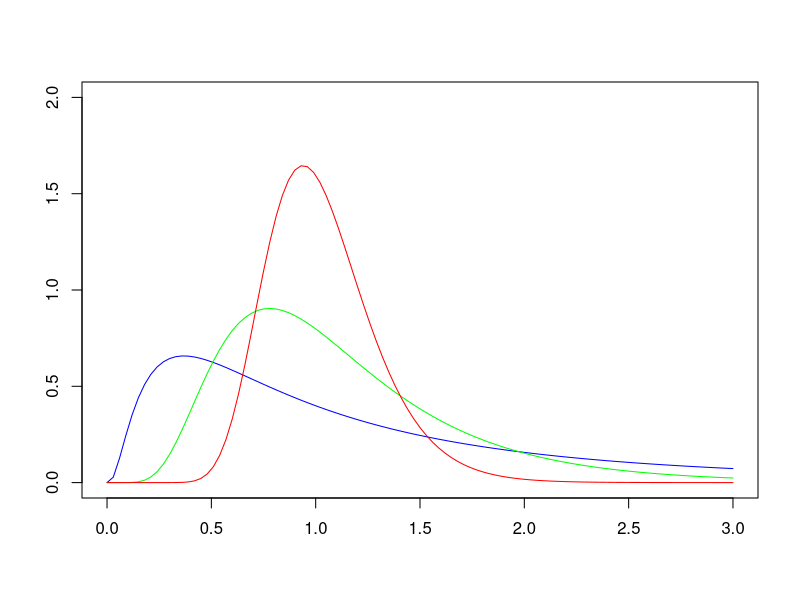
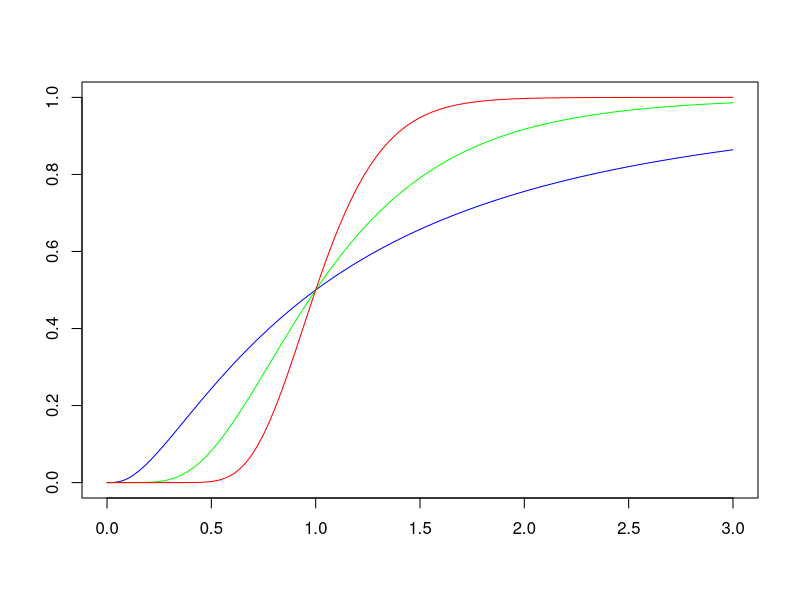
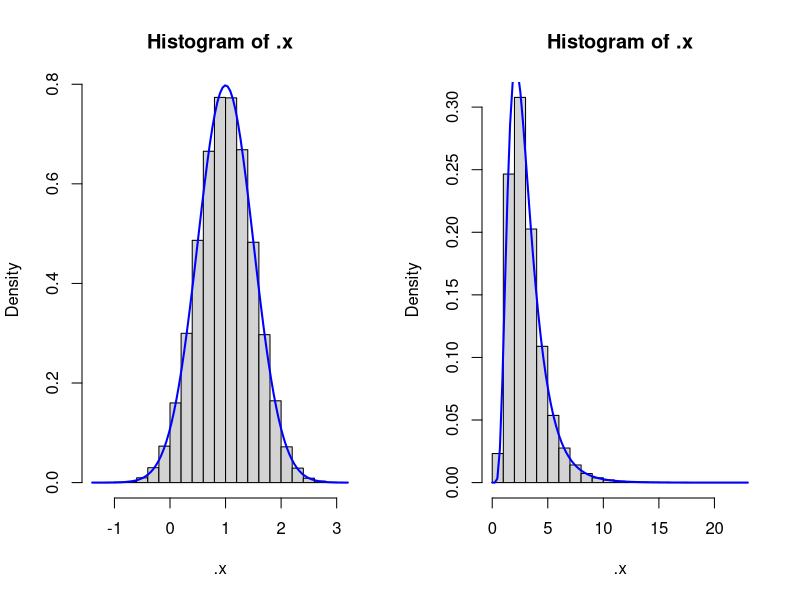
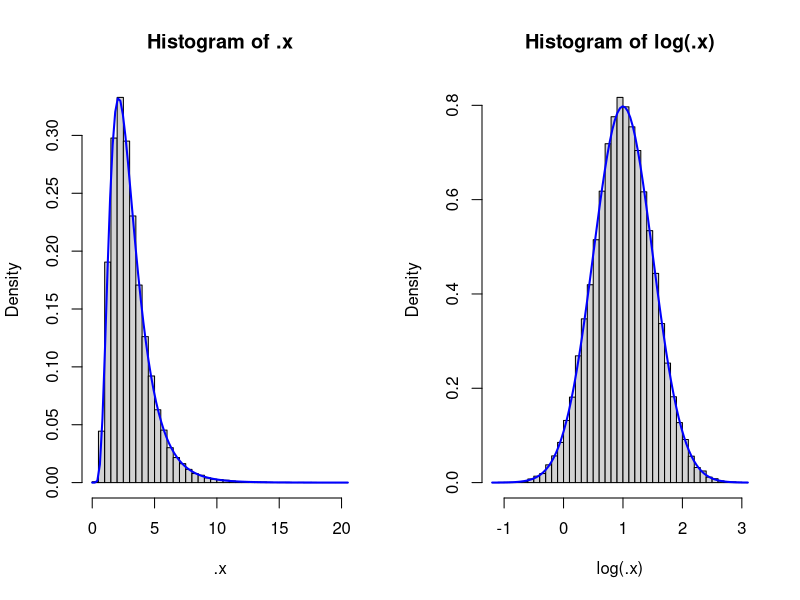
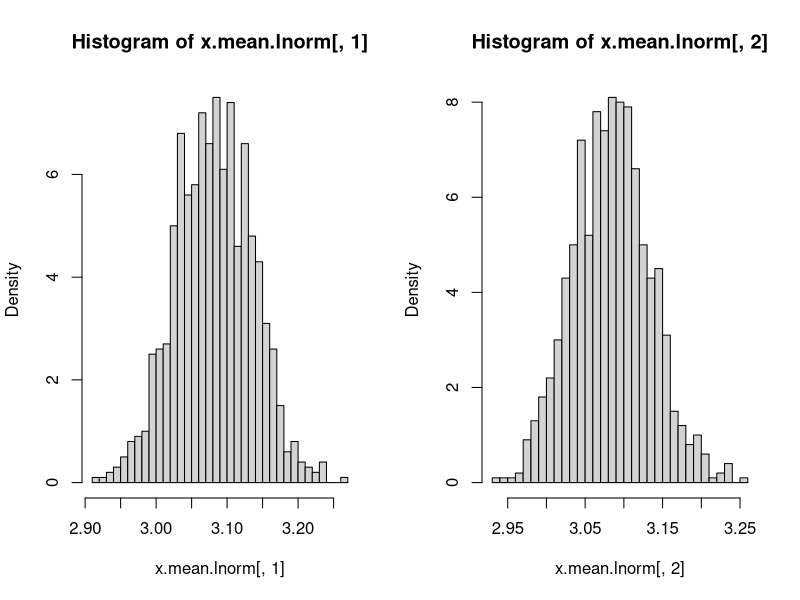
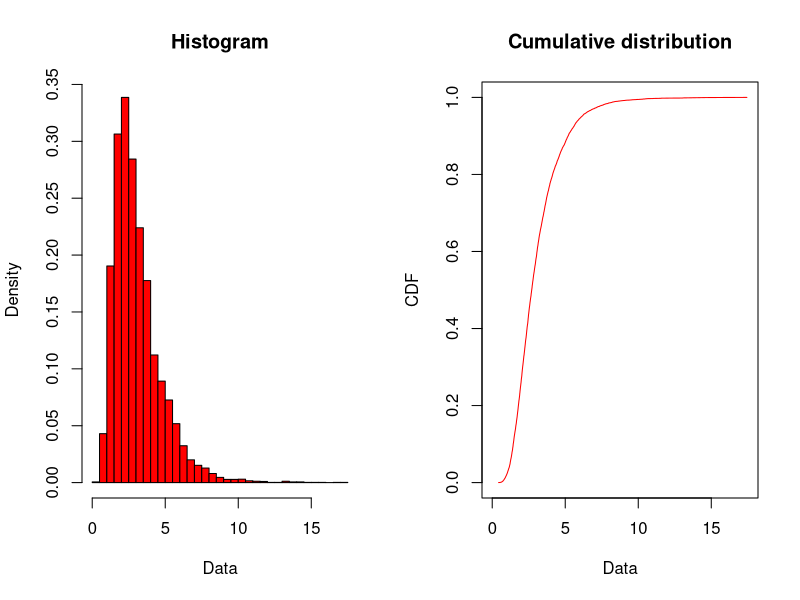
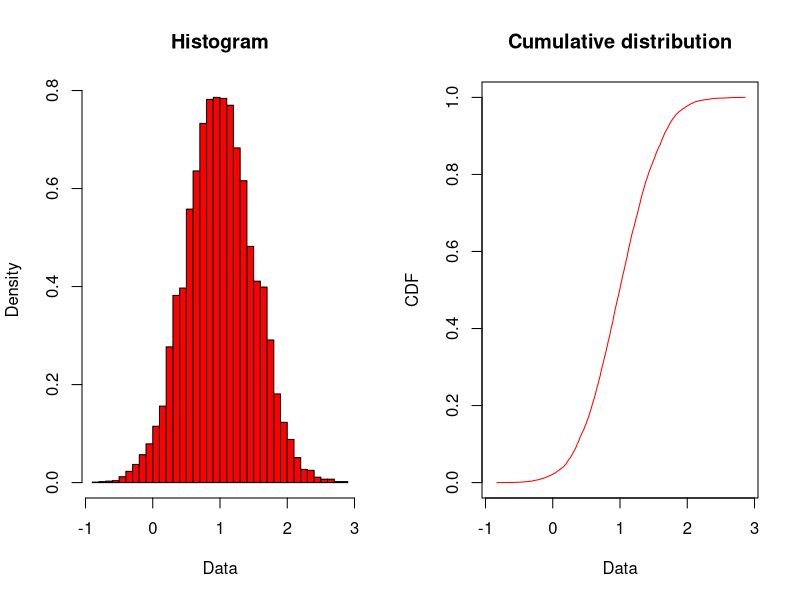
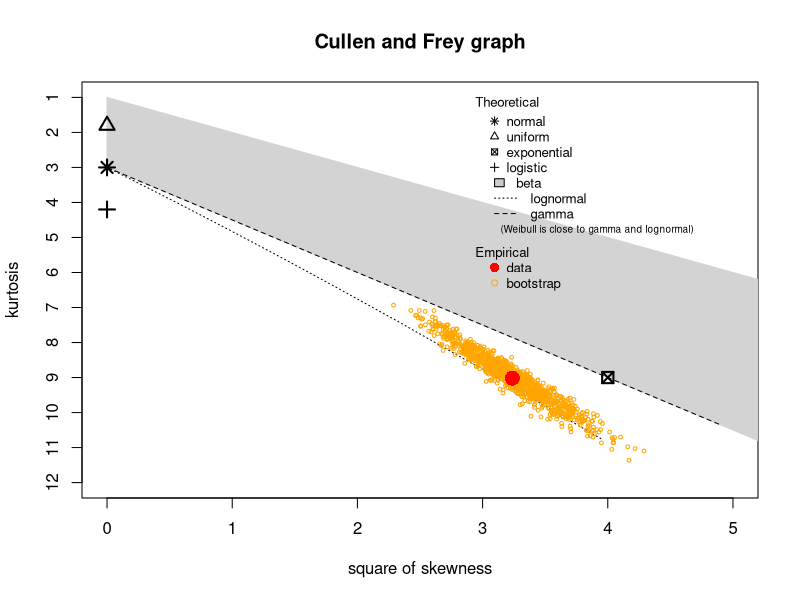

Reproduce these figures in R, in order.
##################################################
# LOG-NORMAL DISTRIBUTION
##################################################

##################################################
# Plot probability density function
dev.new()
plot(x=c(0,3), y=c(0,2), xlab="", ylab="", type="n")
curve(dlnorm(x=x, meanlog=0, sdlog=1), col="blue", add=T)
curve(dlnorm(x=x, meanlog=0, sdlog=1/2), col="green", add=T)
curve(dlnorm(x=x, meanlog=0, sdlog=1/4), col="red", add=T)

# Plot cumulative density function
dev.new()
plot(x=c(0,3), y=c(0,1), xlab="", ylab="", type="n")
curve(plnorm(q=x, meanlog=0, sdlog=1), col="blue", add=T)
curve(plnorm(q=x, meanlog=0, sdlog=1/2), col="green", add=T)
curve(plnorm(q=x, meanlog=0, sdlog=1/4), col="red", add=T)

##################################################
# Generate a random sample from a lognormal distribution.
meanlog <- 1
sdlog <- 1/2

# Note that for a log-normal distribution, the median (of a random sample x) equals exp(meanlog)
exp(meanlog)
# The mean equals exp(meanlog + (sdlog^2)/2)
exp(meanlog + (sdlog^2)/2)

##################################################
# In Excel's PopTools, you have to recalculate the input values to create a sample from a lognormal distribution (if you want to match it to R's formulation!):
# PopTools (and other functions such as LNORMINV, has shape & scale parameters on back-transformed scale as inputs!

# Functions to do the correct calculations:
# Source: Evans et al 1993 Statistical Distributions (2nd ed), p. 102-105

lnorm2norm <- function(mu,sigma) {
	names(mu) <- names(sigma) <- NULL
	 m <- exp(mu + (sigma^2)/2)
	 v <- exp(2*mu + sigma^2)*(exp(sigma^2)-1)
	 sd <- sqrt(v)
	 c(m=m, sd=sd, v=v)
}

norm2lnorm <- function(m,sd) {
	names(m) <- names(sd) <- NULL
	v <- sd^2
	mu <- log((m^2) / sqrt(v + m^2))
	sigma <- sqrt(log(v/(m^2) + 1))
	c(mu=mu,sigma=sigma,v=v)
}

##################################################
# EXAMPLES
# Create a sample with mean=1 and variance=2
pars <- norm2lnorm(1,sqrt(2))
n <- 1000000
.x <- rlnorm(n, meanlog=pars["mu"], sdlog=pars["sigma"])
mean(.x); median(.x); sd(.x); var(.x)

# Create a sample with meanlog=1 and sdlog=1/2
pars <- lnorm2norm(1,1/2)
pars
pars <- norm2lnorm(pars["m"], pars["sd"])
n <- 1000000
.x <- rlnorm(n, meanlog=pars["mu"], sdlog=pars["sigma"])
.x <- log(.x)
mean(.x); median(.x); sd(.x); var(.x)

# "Excel-style"
# Generate a sample from a normal distribution with mean=meanlog and sd=sdlog, then take exponent of the random deviates:

n <- 100000
meanlog <- 1
sdlog <- 1/2

dev.new(width=12, height=6)
par(mfrow=c(1,2))
.x <- rnorm(n, mean=meanlog, sd=sdlog)
range(.x)
	hist(.x, col="lightgrey", breaks=30, freq=FALSE)
	curve(dnorm(x, mean=meanlog, sd=sdlog), add=TRUE, col="blue", lwd=2)
.x <- exp(.x)
	hist(.x, col="lightgrey", breaks=30, freq=FALSE)
	curve(dlnorm(x, meanlog=meanlog, sdlog=sdlog), add=TRUE, col="blue", lwd=2)
par(mfrow=c(1,1))

mean(.x); median(.x); sd(.x); var(.x)

##################################################
# Generate random deviates
n <- 50000
meanlog <- 1
sdlog <- 1/2

.x <- rlnorm(n=n, meanlog=meanlog, sdlog=sdlog)

# The mean m and standard deviation of this sample should approximate:
lnorm2norm(meanlog, sdlog)

# Check that this is roughly correct:
mean(.x); mean(log(.x))
sd(.x); sd(log(.x))

# Another way of generating random deviates:
# First draw random normal deviates with mean=0 and sd=1.
.x2 <- exp(meanlog + sdlog*rnorm(n=n, mean=0, sd=1))

# Plot random sample, together with pdf. Also plot the random sample on log-scale.
# Create a histogram and draw the probability density function over the bars.
# Then add the log-transformed values and the corresponding pdf.

dev.new(width=12, height=6)
par(mfrow=c(1,2))
	hist(.x, breaks=30, col="lightgrey", freq=FALSE)
	curve(dlnorm(x=x, meanlog=meanlog, sdlog=sdlog), col="blue", lwd=2, add=T)

	hist(log(.x), breaks=30, col="lightgrey", freq=FALSE)
	curve(dnorm(x=x, mean=meanlog, sd=sdlog), col="blue", lwd=2, add=T)
par(mfrow=c(1,1))

##################################################
# Compare the two methods of generating random deviates:
n <- 1000
niter <- 1000 # Resample 1000 times

x.mean.lnorm <- t(sapply(1:niter, function(i) {
		x1 <- rlnorm(n=n, meanlog=meanlog, sdlog=sdlog)
		x2 <- exp(meanlog + sdlog*rnorm(n=n, mean=0, sd=1))
		c(mean(x1), mean(x2))
		})
	)

x.sd.lnorm <- t(sapply(1:niter, function(i) {
		x1 <- rlnorm(n=n, meanlog=meanlog, sdlog=sdlog)
		x2 <- exp(meanlog + sdlog*rnorm(n=n, mean=0, sd=1))
		c(sd(x1), sd(x2))
		})
	)
		
apply(x.mean.lnorm,2,mean)
apply(x.mean.lnorm,2,sd)

apply(x.sd.lnorm,2,mean)
apply(x.sd.lnorm,2,sd)

dev.new(width=12, height=6)
par(mfrow=c(1,2))
	hist(x.mean.lnorm[,1], freq=FALSE, breaks=30, col="lightgrey")
	hist(x.mean.lnorm[,2], freq=FALSE, breaks=30, col="lightgrey")
par(mfrow=c(1,1))

##################################################
# Estimate moments of a lognormal distribution
# Requires 
library(fitdistrplus)
##################################################

# Create random sample from lognormal distribution
n <- 10000
meanlog <- 1
sdlog <- 1/2

.x <- rlnorm(n=n, meanlog=meanlog, sdlog=sdlog)

plotdist(.x, breaks=30, col="red", type="l")

plotdist(log(.x), breaks=30, col="red", type="l")

descdist(.x, boot=999)
descdist(log(.x), boot=999)

f1.lnorm <- fitdist(.x, "lnorm") # Returns moments on log-scale
mean(.x); sd(.x) # For comparison

f1.norm <- fitdist(log(.x), "norm") # Same results as f1.lnorm!
mean(log(.x)); sd(log(.x)) # For comparison

summary(f1.lnorm)
summary(f1.norm)

gofstat(f1.lnorm)
gofstat(f1.lnorm)

plot(f1.lnorm)
plot(f1.norm)

# Bootstrap
b1 <- bootdist(f1.lnorm, niter=100)
summary(b1)

plot(b1)
points(median(b1$estim$meanlog), median(b1$estim$sdlog), pch=1, col="green", cex=2, lwd=4) # Bootstrap median
points(mean(log(.x)), sd(log(.x)), pch=16, col="red", cex=2) # Sample mean and sd
points(f1.lnorm$estimate[1],f1.lnorm$estimate[2],pch=15, col="blue", cex=2) # MLE
legend("topright", c("Bootstrap median","Sample estimates", "MLE estimates"), col=c("green", "red", "blue"), pch=c(1,16,15), bty="n")
##################################################
